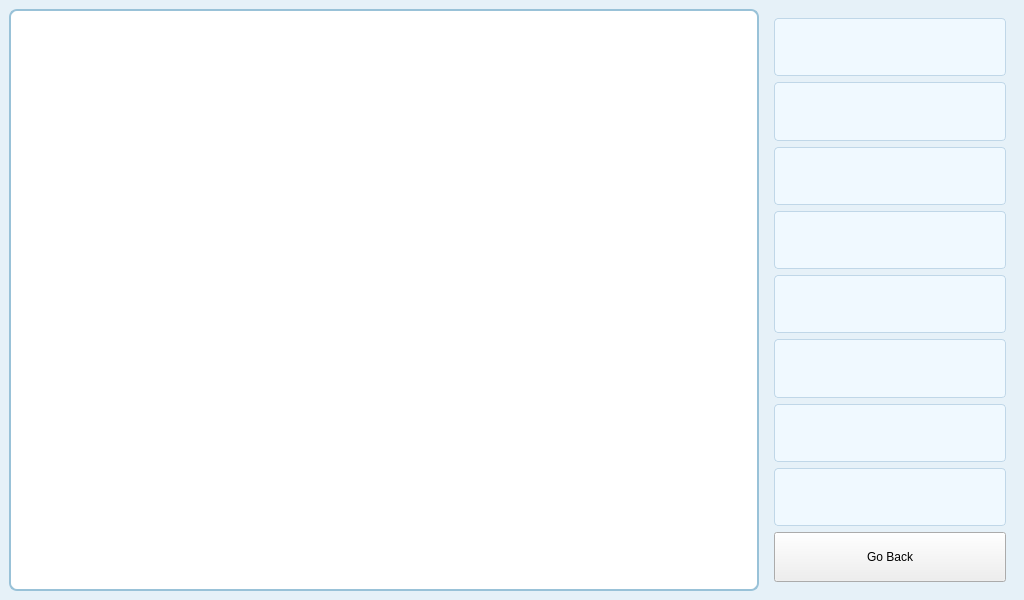
<?xml version="1.0" encoding="UTF-8"?>
<ui version="4.0">
 <class>ImageInfoWindow</class>
 <widget class="QMainWindow" name="ImageInfoWindow">
  <property name="geometry">
   <rect>
    <x>0</x>
    <y>0</y>
    <width>1024</width>
    <height>600</height>
   </rect>
  </property>
  <property name="minimumSize">
   <size>
    <width>1024</width>
    <height>600</height>
   </size>
  </property>
  <property name="windowTitle">
   <string>MainWindow</string>
  </property>
  <property name="styleSheet">
   <string notr="true">/* 基础窗口背景 */
QMainWindow {
    background-color: #e6f1f8; /* 浅蓝色背景 */
    color: #333;
    font-family: &quot;Microsoft YaHei&quot;, &quot;Helvetica&quot;, sans-serif;
    font-size: 14px;
}

/* 工具栏样式 */
QToolBar {
    background-color: #d9eaf5;
    border: 1px solid #c0d7e8;
    spacing: 6px;
}

QToolBar QToolButton {
    background-color: #cce4f6;
    border: 1px solid #a9c7d9;
    border-radius: 4px;
    padding: 4px 8px;
    color: #004c7f;
}

QToolBar QToolButton:hover {
    background-color: #b5d7ec;
}

QToolBar QToolButton:pressed {
    background-color: #9bcce2;
    border-color: #7ab0c7;
}

QToolBar QToolButton:checked {
    background-color: #7fbcd6;
    color: #ffffff;
}

/* 缩略图标签美化 */
QLabel#labelThumbnail {
    border: 2px solid #99c2d8;
    border-radius: 8px;
    background-color: #ffffff;
    padding: 4px;
    min-width: 256px;
    min-height: 256px;
    qproperty-alignment: AlignCenter;
}

/* 右侧详细信息表单布局 */
QFormLayout QLabel {
    color: #003366;
    font-weight: bold;
}

/* 右侧每个标签信息 */
QLabel#labelFileName, QLabel#labelFileSize, QLabel#labelFilePath,
QLabel#labelImageSize, QLabel#labelDpi, QLabel#labelDepth,
QLabel#labelCreated, QLabel#labelModified {
    color: #005580;
    background-color: #f0f9ff;
    border: 1px solid #c0d7e8;
    border-radius: 4px;
    padding: 2px 6px;
}

/* 鼠标悬浮提示 */
QLabel#labelFilePath:hover {
    color: #ff6600;
    text-decoration: underline;
}

/* QScrollBar 美化（如果窗口有滚动条） */
QScrollBar:vertical {
    background: #cce4f6;
    width: 12px;
    margin: 4px 0;
    border-radius: 6px;
}

QScrollBar::handle:vertical {
    background: #99c2d8;
    min-height: 20px;
    border-radius: 6px;
}

QScrollBar::add-line:vertical, QScrollBar::sub-line:vertical {
    background: none;
}

QScrollBar:horizontal {
    background: #cce4f6;
    height: 12px;
    margin: 0 4px;
    border-radius: 6px;
}

QScrollBar::handle:horizontal {
    background: #99c2d8;
    min-width: 20px;
    border-radius: 6px;
}

QScrollBar::add-line:horizontal, QScrollBar::sub-line:horizontal {
    background: none;
}

</string>
  </property>
  <widget class="QWidget" name="centralwidget">
   <layout class="QHBoxLayout" name="horizontalLayout">
    <item>
     <widget class="ImageLabel" name="labelThumbnail">
      <property name="text">
       <string/>
      </property>
     </widget>
    </item>
    <item>
     <widget class="QWidget" name="widget" native="true">
      <property name="maximumSize">
       <size>
        <width>250</width>
        <height>16777215</height>
       </size>
      </property>
      <layout class="QVBoxLayout" name="verticalLayout">
       <item>
        <widget class="QLabel" name="labelFileName">
         <property name="text">
          <string/>
         </property>
         <property name="wordWrap">
          <bool>true</bool>
         </property>
        </widget>
       </item>
       <item>
        <widget class="QLabel" name="labelModified">
         <property name="text">
          <string/>
         </property>
         <property name="wordWrap">
          <bool>true</bool>
         </property>
        </widget>
       </item>
       <item>
        <widget class="QLabel" name="labelFileSize">
         <property name="text">
          <string/>
         </property>
         <property name="wordWrap">
          <bool>true</bool>
         </property>
        </widget>
       </item>
       <item>
        <widget class="QLabel" name="labelImageSize">
         <property name="text">
          <string/>
         </property>
         <property name="wordWrap">
          <bool>true</bool>
         </property>
        </widget>
       </item>
       <item>
        <widget class="QLabel" name="labelFilePath">
         <property name="text">
          <string/>
         </property>
         <property name="wordWrap">
          <bool>true</bool>
         </property>
        </widget>
       </item>
       <item>
        <widget class="QLabel" name="labelCreated">
         <property name="text">
          <string/>
         </property>
         <property name="wordWrap">
          <bool>true</bool>
         </property>
        </widget>
       </item>
       <item>
        <widget class="QLabel" name="labelDpi">
         <property name="text">
          <string/>
         </property>
         <property name="wordWrap">
          <bool>true</bool>
         </property>
        </widget>
       </item>
       <item>
        <widget class="QLabel" name="labelDepth">
         <property name="text">
          <string/>
         </property>
         <property name="wordWrap">
          <bool>true</bool>
         </property>
        </widget>
       </item>
       <item>
        <widget class="QPushButton" name="btn_quit">
         <property name="minimumSize">
          <size>
           <width>0</width>
           <height>50</height>
          </size>
         </property>
         <property name="text">
          <string>Go Back</string>
         </property>
        </widget>
       </item>
      </layout>
     </widget>
    </item>
   </layout>
  </widget>
 </widget>
 <customwidgets>
  <customwidget>
   <class>ImageLabel</class>
   <extends>QLabel</extends>
   <header>ImageLabel.h</header>
  </customwidget>
 </customwidgets>
 <resources/>
 <connections/>
</ui>
